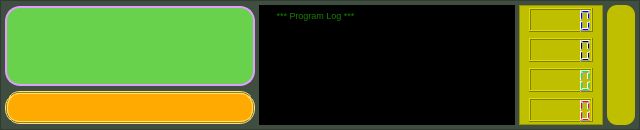
     <widget class="QFrame" name="frame_botton_controller">
      <property name="minimumSize">
       <size>
        <width>0</width>
        <height>0</height>
       </size>
      </property>
      <property name="maximumSize">
       <size>
        <width>16777215</width>
        <height>16777215</height>
       </size>
      </property>
      <property name="layoutDirection">
       <enum>Qt::LeftToRight</enum>
      </property>
      <property name="styleSheet">
       <string notr="true">QFrame {
background-color: rgb(63, 78, 64) ;
}

QPlainTextEdit {
background-color: rgb(0, 0, 0);
	color: rgb(46, 255, 0);
}</string>
      </property>
      <property name="frameShape">
       <enum>QFrame::StyledPanel</enum>
      </property>
      <property name="frameShadow">
       <enum>QFrame::Raised</enum>
      </property>
      <layout class="QGridLayout" name="gridLayout_7">
       <property name="leftMargin">
        <number>4</number>
       </property>
       <property name="topMargin">
        <number>4</number>
       </property>
       <property name="rightMargin">
        <number>4</number>
       </property>
       <property name="bottomMargin">
        <number>4</number>
       </property>
       <property name="spacing">
        <number>4</number>
       </property>
       <item row="0" column="0">
        <widget class="QPushButton" name="btn_start">
         <property name="minimumSize">
          <size>
           <width>250</width>
           <height>80</height>
          </size>
         </property>
         <property name="font">
          <font>
           <family>B Nazanin</family>
           <pointsize>26</pointsize>
           <weight>75</weight>
           <bold>true</bold>
          </font>
         </property>
         <property name="styleSheet">
          <string notr="true">QPushButton:hover:!pressed
{
  border: 4px dashed rgb(0, 85, 255);
	background-color: rgb(198, 253, 200);
	color: rgb(0, 0, 255);
}
QPushButton{
  border: 2px solid  rgb(226, 157, 255);
	background-color: rgb(105, 210, 76);
border-radius: 15px;

}</string>
         </property>
         <property name="autoDefault">
          <bool>true</bool>
         </property>
         <property name="default">
          <bool>true</bool>
         </property>
        </widget>
       </item>
       <item row="0" column="1" rowspan="2">
        <widget class="QPlainTextEdit" name="LogBox">
         <property name="enabled">
          <bool>true</bool>
         </property>
         <property name="font">
          <font>
           <pointsize>7</pointsize>
          </font>
         </property>
         <property name="layoutDirection">
          <enum>Qt::LeftToRight</enum>
         </property>
         <property name="styleSheet">
          <string notr="true"/>
         </property>
         <property name="placeholderText">
          <string>     *** Program Log ***</string>
         </property>
        </widget>
       </item>
       <item row="0" column="2" rowspan="2">
        <widget class="QFrame" name="frame_LCD">
         <property name="minimumSize">
          <size>
           <width>0</width>
           <height>120</height>
          </size>
         </property>
         <property name="styleSheet">
          <string notr="true">QFrame{
background-color: rgb(191, 191, 0) ;
}</string>
         </property>
         <property name="frameShape">
          <enum>QFrame::StyledPanel</enum>
         </property>
         <property name="frameShadow">
          <enum>QFrame::Raised</enum>
         </property>
         <layout class="QGridLayout" name="gridLayout_11">
          <property name="topMargin">
           <number>2</number>
          </property>
          <property name="bottomMargin">
           <number>2</number>
          </property>
          <item row="1" column="0">
           <widget class="QLCDNumber" name="lcdNumber_reviewed">
            <property name="styleSheet">
             <string notr="true">QLCDNumber{
color: rgb(0, 0, 0) ;
}</string>
            </property>
           </widget>
          </item>
          <item row="2" column="0">
           <widget class="QLCDNumber" name="lcdNumber_wa">
            <property name="styleSheet">
             <string notr="true">QLCDNumber {
color:rgb(0, 255, 0);
}</string>
            </property>
           </widget>
          </item>
          <item row="3" column="0">
           <widget class="QLCDNumber" name="lcdNumber_nwa">
            <property name="styleSheet">
             <string notr="true">QLCDNumber{
color: rgb(255, 2, 18) ;
}</string>
            </property>
           </widget>
          </item>
          <item row="0" column="0">
           <widget class="QLCDNumber" name="lcdNumber_allCount">
            <property name="font">
             <font>
              <pointsize>8</pointsize>
             </font>
            </property>
            <property name="styleSheet">
             <string notr="true">QLCDNumber{
color: rgb(0, 0, 255) ;
}</string>
            </property>
           </widget>
          </item>
         </layout>
        </widget>
       </item>
       <item row="0" column="3" rowspan="2">
        <widget class="QFrame" name="frame_LCD_label">
         <property name="styleSheet">
          <string notr="true">QFrame{
background-color: rgb(191, 191, 0);
border-radius: 10px;
}</string>
         </property>
         <property name="frameShape">
          <enum>QFrame::StyledPanel</enum>
         </property>
         <property name="frameShadow">
          <enum>QFrame::Raised</enum>
         </property>
         <layout class="QGridLayout" name="gridLayout">
          <property name="topMargin">
           <number>0</number>
          </property>
          <property name="bottomMargin">
           <number>0</number>
          </property>
          <item row="4" column="0">
           <widget class="QLabel" name="label_count_txt_5">
            <property name="font">
             <font>
              <family>B Nazanin</family>
              <pointsize>10</pointsize>
              <weight>75</weight>
              <bold>true</bold>
             </font>
            </property>
           </widget>
          </item>
          <item row="2" column="0">
           <widget class="QLabel" name="label_count_txt_3">
            <property name="font">
             <font>
              <family>B Nazanin</family>
              <pointsize>11</pointsize>
              <weight>75</weight>
              <bold>true</bold>
             </font>
            </property>
           </widget>
          </item>
          <item row="3" column="0">
           <widget class="QLabel" name="label_count_txt_4">
            <property name="font">
             <font>
              <family>B Nazanin</family>
              <pointsize>10</pointsize>
              <weight>75</weight>
              <bold>true</bold>
             </font>
            </property>
           </widget>
          </item>
          <item row="1" column="0">
           <widget class="QLabel" name="label_count_txt">
            <property name="font">
             <font>
              <family>B Nazanin</family>
              <pointsize>12</pointsize>
              <weight>75</weight>
              <bold>true</bold>
             </font>
            </property>
            <property name="styleSheet">
             <string notr="true"/>
            </property>
           </widget>
          </item>
         </layout>
        </widget>
       </item>
       <item row="1" column="0">
        <widget class="QPushButton" name="btn_stop">
         <property name="enabled">
          <bool>false</bool>
         </property>
         <property name="minimumSize">
          <size>
           <width>120</width>
           <height>20</height>
          </size>
         </property>
         <property name="font">
          <font>
           <family>B Nazanin</family>
           <pointsize>14</pointsize>
           <weight>75</weight>
           <bold>true</bold>
          </font>
         </property>
         <property name="styleSheet">
          <string notr="true">QPushButton:hover:!pressed
{
  border: 4px dashed rgb(255, 0, 0);
	background-color: rgb(251, 255, 211);
	color: rgb(255, 5, 5);
}
QPushButton{
  border: 3px double rgb(255, 227, 112);
	background-color: rgb(255, 170, 0);
border-radius: 15px;
color: rgb(255, 255, 255);
}</string>
         </property>
        </widget>
       </item>
      </layout>
     </widget>
